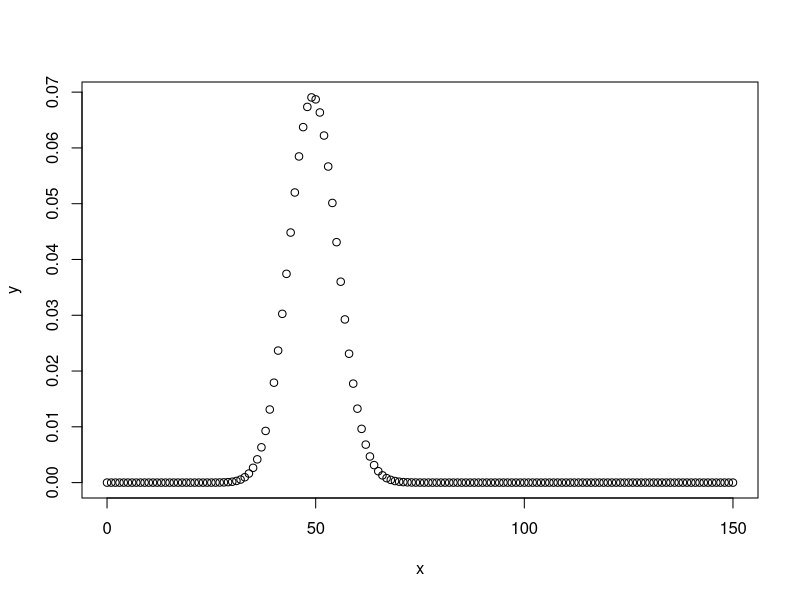

Source code (R):
# Q1
My.Name <- 'Jimmy Goddard'

# Q2
nTrials <- 150
pSuccess <- 0.33
x <- seq(from = 0, to = nTrials, by = 1)
y <- dbinom(x, size = nTrials, prob = pSuccess)
plot(x, y)

# Q3
test.result <- cor.test(mtcars$mpg, mtcars$hp)
p.value <- test.result$p.value
alpha <- c(0.05, 0.025, 0.005) # for two tailed hypothesis
p.value < alpha
# The p-value of 1.787835e-07 is lower than all standard values of alpha, so we should reject the null
# hypothesis that the MPG and HP are _not_ correlated.  The p-value is significantly lower
# than the standard values of alpha
#
# This test confirms the value of the correlation between MPG and HP, -0.7761684, although
# it is an anti-correlation

# Q4
Y <- mtcars$mpg
X <- factor(mtcars$cyl)
model <- aov(Y ~ X)
summary(model)
# The p-value of the ANOVA test is 4.98e-09 which is significantly lower than alpha at 0.05, so we
# would reject the null hypothesis that the mean mpg across number of cylinders are equal. Therefore,
# the mpg does depend on the number of cylinders

# Q5
Y <- mtcars$hp
X <- factor(mtcars$wt)
model <- aov(Y ~ X)
summary(model)
# The p-value of this ANOVA test is 0.239 which is not lower than alpha at 0.05, so we would not be
# able to reject the null hypothesis that the mean hp across different weights are equal.